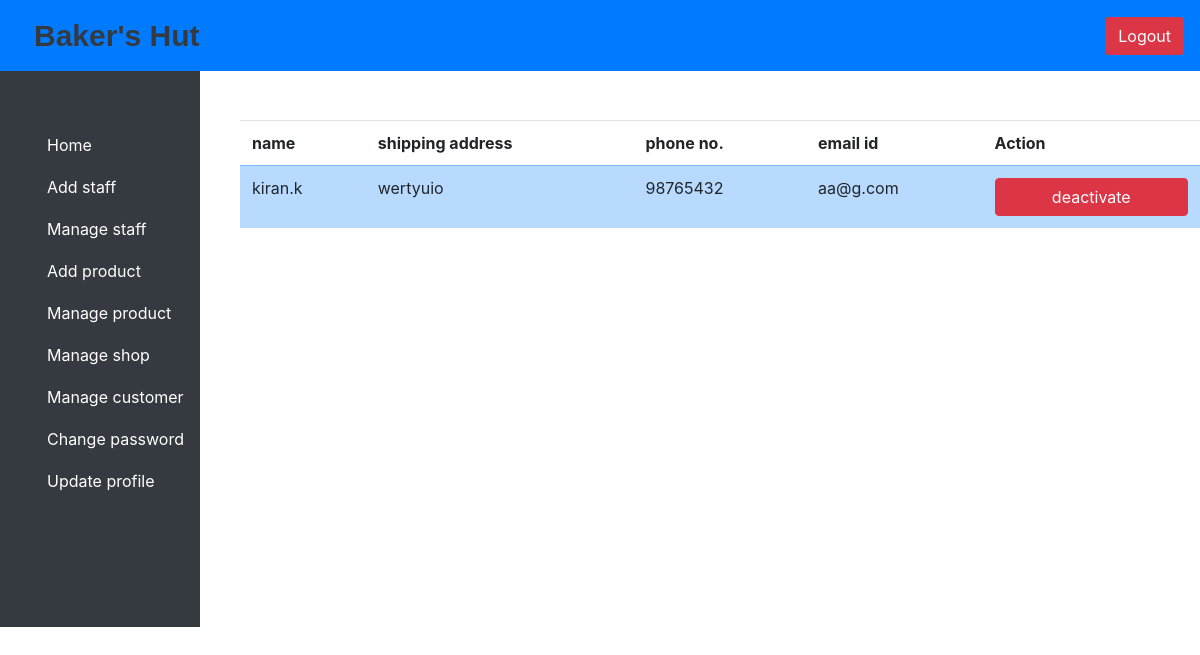
Page /owner/managecustomer/ (signed in) on the committed database.
### accounts/models.py (models this page shows)
class UserLogin(AbstractUser):
    choice = (('MALE', 'male'), ('FEMALE', 'female'))
    dob = models.DateField()
    gender = models.CharField(max_length=6, choices=choice, default='None')
    address = models.CharField(max_length=250)
    phone = models.IntegerField(default=0)
    usertype = models.CharField(max_length=10)

### owner/views.py (the view)
# urls.py: path('managecustomer/',custList,name='owner_managecustomer'),
@login_required()
def custList(request):
    list = UserLogin.objects.all()
    context = {'cust':list}
    return render(request,'customerlist.html',context)

### owner/templates/customerlist.html (shortened to what this page needs)
<head><title>customer list</title></head>
{% extends 'shared/navbar.html' %}
{% block display %}
<br><br><br><br><br>
        <div class="row">
            <div class="col-sm-12">
                <table class="table table-stripped">
                    <tr>
                        <th>name</th>
                        <th>shipping address</th>
                        <th>phone no.</th>
                        <th>email id</th>
                        <th>Action</th>
                    </tr>
                    {% for i in cust %}
                    {% if i.usertype == 'customer' %}
                    <tr class="table-primary">
                        <td>{{ i.first_name }}.{{ i.last_name }}</td>
                        <td>{{ i.address }}</td>
                        <td>{{ i.phone }}</td>
                        <td>{{ i.email }}</td>
                        <td><button class="btn btn-danger btn-block deactivate" id="{{i.id}}" data-catid="{{i.id}}">
                        {% if i.is_active == True %}
                        deactivate
                        {% else %}
                        activate
                        {% endif %}
                        </button></td>
                    </tr>
                    {% endif %}
                    {% endfor %}
                </table>
            </div>
        </div>
    </div>
    <br><br>
{% endblock display %}

### rows in the picture
UserLogin: first_name "kiran", last_name "k", address "wertyuio", phone "98765432", email "aa@g.com", is_active "deactivate"
